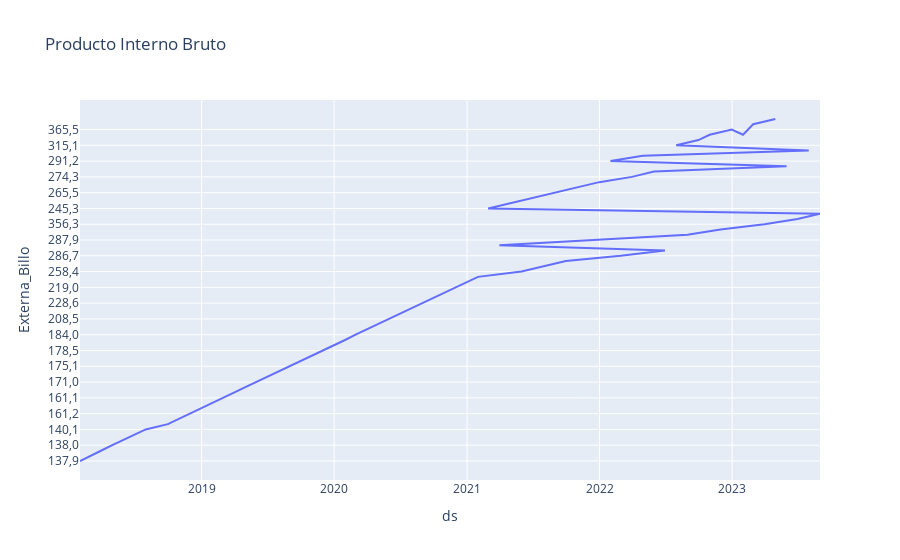

The cell this chart's notebook holds for it:
### Code cell
df['y']= pd.to_numeric(df['Externa_Billo'].str.replace(',', '.'), errors='coerce')
